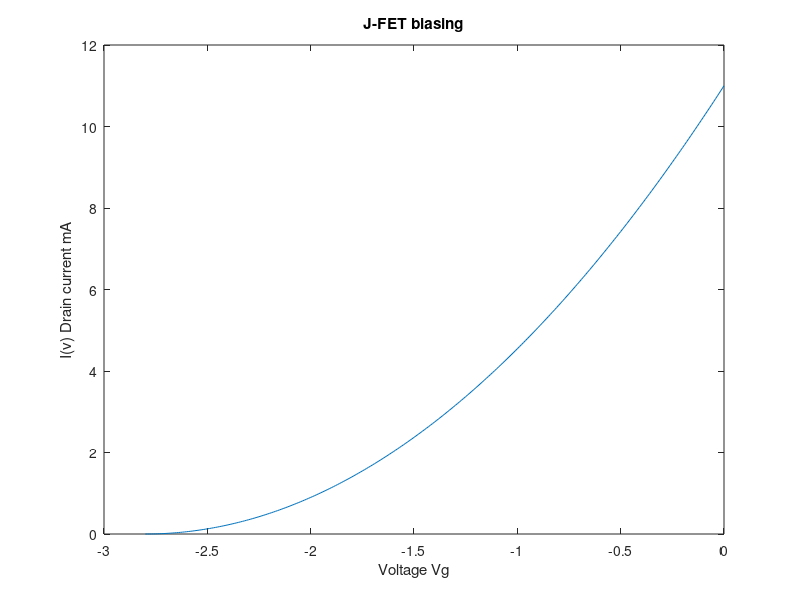

Write MATLAB code to recreate this figure.
% j-fet simulations and calculations.
% from http://www.qrp.pops.net/fetbias.asp

Vp = -2.8 ; % volt (negative for N channel)
Idss = 11; % milliamperes
Id = 5 ;% selected bias point mA


V = Vp:0.01:0;

a = V/Vp;
I = Idss * (1-a).^2;

plot(V,I);
xlabel('Voltage Vg');
ylabel('I(v) Drain current mA');
title('J-FET biasing');

Ida = Id *10^-3;
Idssa = Idss *10^-3;

Rs = Vp/Ida*(sqrt(Ida/Idssa)-1)

[x,y] = min(abs(I-Id)); % creative approach to finding Vgs and its point in the vector
Vgs = V(y);

Gm = 2*(Idssa/Vp)*(1-(Vgs/Vp))


